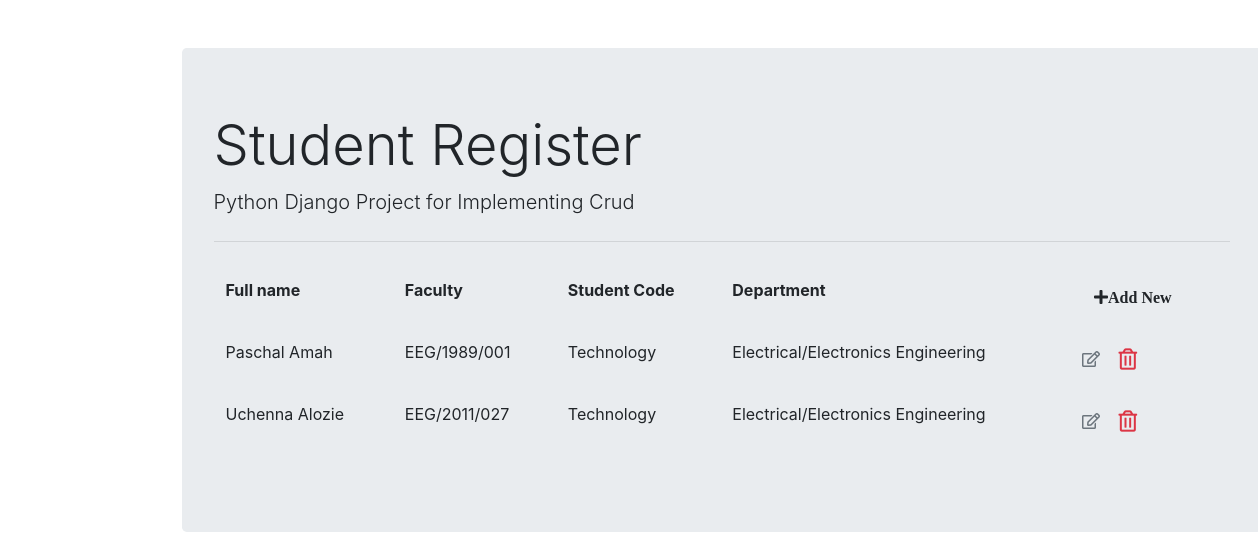
The page /list/ on the database as committed earlier.
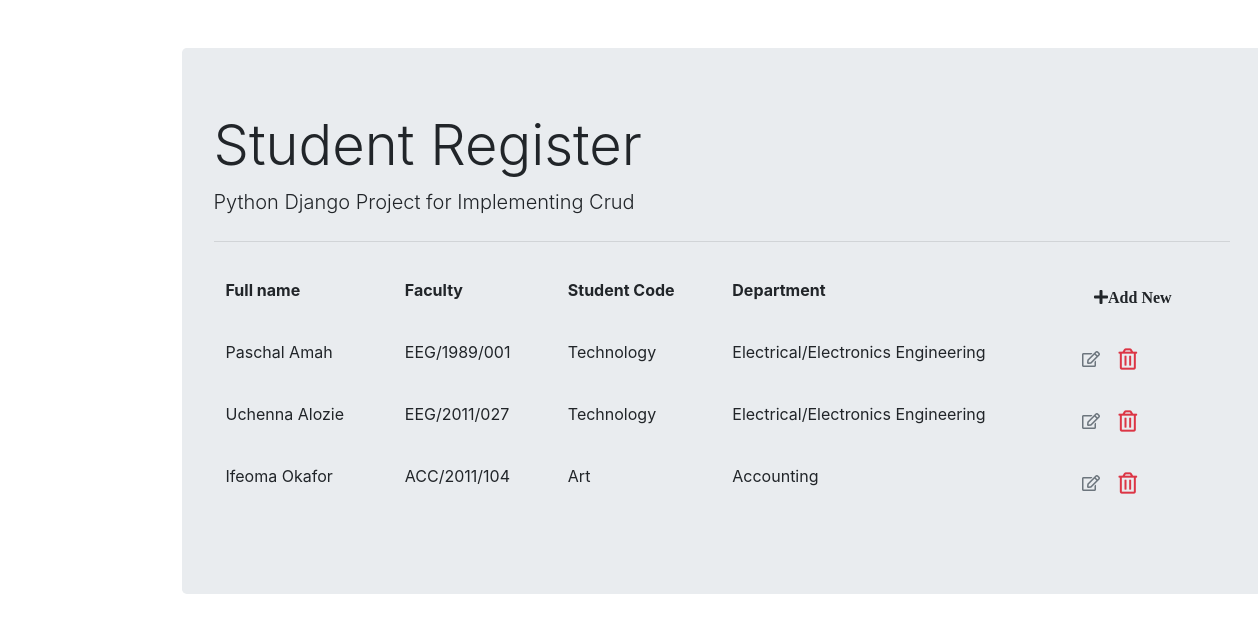
The same page on the database as committed later.
### student_register/models.py (models this page shows)
class Student(models.Model):
    fullname = models.CharField(max_length=100)
    student_code = models.CharField(max_length=12)
    faculty = models.CharField(max_length=100)
    department = models.ForeignKey(Code, on_delete=models.PROTECT)

class Code(models.Model):
    department_title = models.CharField(max_length=100)
    def __str__(self):
        return self.department_title

### student_register/views.py (the view)
# urls.py: path('list/', views.student_list, name='student_list'),
def student_list(request):
    context = {'student_list': Student.objects.all()}
    return render(request, "student_register/student_list.html", context)

### student_register/templates/student_register/student_list.html (shortened to what this page needs)
{% extends "student_register/base.html" %}
{% block content %}
<table class="table table-borderless">
    <thead class="border-bottem font-weight-bold">
        <tr>
            <td>Full name</td>
            <td>Faculty</td>
            <td>Student Code</td>
            <td>Department</td>
            <td>
                <a href="{% url 'student_insert' %}" class="btn btn-outline-sucess">
                    <i class="fas fa-plus">Add New</i>
                </a>
            </td>
        </tr>
    </thead>
    <tbody>
        {% for student in student_list %}
            <tr>
                <td>{{student.fullname}}</td>
                <td>{{student.student_code}}</td>
                <td>{{student.faculty}}</td>
                <td>{{student.department}}</td>
                <td>
                    <a href="{% url 'student_update' student.id %}" class="btn text-secondary px-0">
                        <i class="far fa-edit fa-lag"></i>
                    </a>
                    <form action="{% url 'student_delete' student.id %}" method="post" class="d-inline">
                        <button class="submit btn">
                            <i class="far fa-trash-alt fa-lg text-danger float-right">
                            </i>
                        </button>
                    </form>
                </td>
            </tr>
        {% endfor %}
    </tbody>
</table>
{% endblock content %}

### student_register/templates/student_register/base.html (shortened to what this page needs)
<!DOCTYPE html>
<html lang="en">
<head>
    <link rel="stylesheet" href="https://stackpath.bootstrapcdn.com/bootstrap/4.4.1/css/bootstrap.min.css">
    <link rel="stylesheet" href="https://cdnjs.cloudflare.com/ajax/libs/font-awesome/5.12.1/js/brands.min.js">
    <link rel="stylesheet" href="https://use.fontawesome.com/releases/v5.2.0/css/all.css"
>
</head>
<body>
    <div class="container">
        <div class="col-md-12 offset-md-1 mt-5">
            <div class="jumbotron">
                <h1 class="display-4">Student Register</h1>
                <p class="lead font-arial">Python Django Project for Implementing Crud</p>
                <hr class="my-4">
                {% block content %}
                {% endblock content %}
              </div>
        </div>
    </div>
</body>
</html>

Rows that differ between the two databases and show on the page:
added Student: fullname "Ifeoma Okafor", student_code "ACC/2011/104", faculty "Art", department "Accounting"
